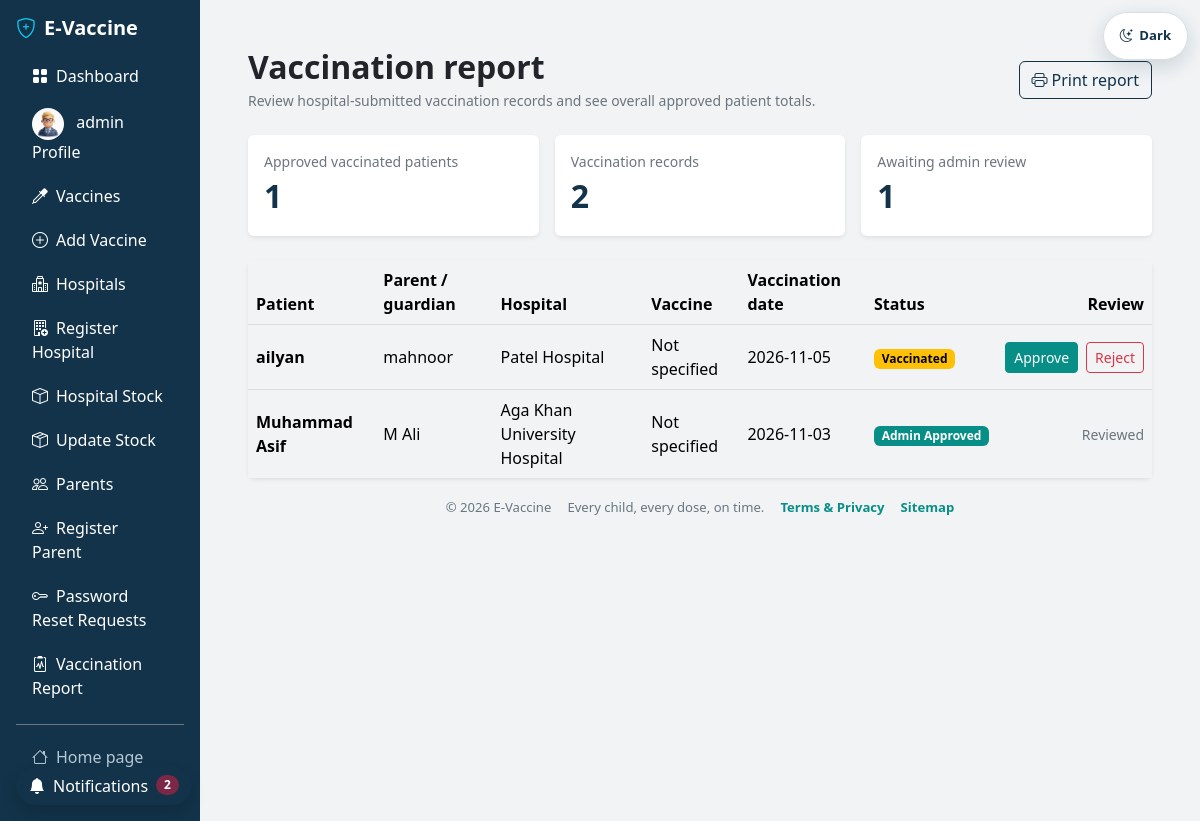
Screenshot of /admin/vaccination_report.php (signed in) with the database file from the repository.
### tables this page shows
CREATE TABLE `bookings` (
  `id` int(11) NOT NULL,
  `hospital_name` varchar(255) NOT NULL,
  `vaccination_status` varchar(50) DEFAULT 'Pending',
  `created_at` timestamp NOT NULL DEFAULT current_timestamp(),
  `parent_id` int(11) NOT NULL,
  `child_id` int(11) NOT NULL,
  `vaccination_date` date DEFAULT NULL,
  `vaccine_id` int(11) DEFAULT NULL
);

CREATE TABLE `children` (
  `id` int(11) NOT NULL,
  `parent_id` int(11) NOT NULL,
  `child_name` varchar(100) NOT NULL,
  `date_of_birth` date NOT NULL,
  `gender` enum('Male','Female') NOT NULL,
  `allergies` varchar(100) DEFAULT NULL,
  `created_at` timestamp NOT NULL DEFAULT current_timestamp(),
  `vaccination_date` date DEFAULT NULL,
  `last_vaccine` varchar(100) DEFAULT NULL
);

CREATE TABLE `parents` (
  `id` int(11) NOT NULL,
  `name` varchar(100) NOT NULL,
  `Relation_with_child` varchar(50) NOT NULL,
  `Phone_no` varchar(15) NOT NULL,
  `email` varchar(100) NOT NULL,
  `CNIC` varchar(13) NOT NULL,
  `Hashed_password` varchar(255) NOT NULL,
  `City` varchar(50) NOT NULL,
  `address` text NOT NULL,
  `created_at` timestamp NOT NULL DEFAULT current_timestamp(),
  `profile_image` varchar(255) DEFAULT NULL
);

### config.php (called while the page is built, shortened)
<?php
function e($value) {
    return htmlspecialchars((string)$value, ENT_QUOTES, 'UTF-8');
}
?>

### admin/vaccination_report.php (the view, shortened to what this page needs)
<?php
require_once __DIR__ . '/../includes/notifications.php';
$metricsResult = mysqli_query(
    $connect,
    "SELECT
        COUNT(*) AS vaccination_records,
        COUNT(DISTINCT CASE WHEN vaccination_status = 'Admin Approved' THEN child_id END) AS approved_patients,
        SUM(vaccination_status = 'Vaccinated') AS pending_review
     FROM bookings
     WHERE vaccination_status IN ('Vaccinated', 'Admin Approved', 'Admin Rejected')"
);
if (!$metricsResult) {
    error_log('E-Vaccine admin vaccination report totals failed: ' . mysqli_error($connect));
    $reportMetrics = ['vaccination_records' => 0, 'approved_patients' => 0, 'pending_review' => 0];
} else {
    $reportMetrics = mysqli_fetch_assoc($metricsResult);
}
$records = mysqli_query(
    $connect,
    "SELECT b.id, b.hospital_name, b.vaccination_status, b.vaccination_date, b.created_at,
            v.Vaccine_Name AS vaccine_name,
            c.child_name, p.name AS parent_name
     FROM bookings b
     LEFT JOIN children c ON c.id = b.child_id
     LEFT JOIN parents p ON p.id = b.parent_id
     LEFT JOIN vaccines v ON v.Vaccine_ID = b.vaccine_id
     WHERE b.vaccination_status IN ('Vaccinated', 'Admin Approved', 'Admin Rejected')
     ORDER BY b.created_at DESC"
);
$active = 'vaccination_report';
include __DIR__ . '/layout_top.php';
?>
<div class="d-flex flex-wrap justify-content-between align-items-center gap-3 mb-4">
    <div>
        <h2 class="fw-bold text-dark mb-1">Vaccination report</h2>
        <p class="text-secondary small mb-0">Review hospital-submitted vaccination records and see overall approved patient totals.</p>
    </div>
    <button type="button" class="btn btn-outline-primary" onclick="window.print()"><i class="bi bi-printer me-1"></i>Print report</button>
</div>
<div class="row g-3 mb-4">
    <div class="col-md-4"><div class="card border-0 shadow-sm h-100"><div class="card-body"><div class="text-secondary small">Approved vaccinated patients</div><div class="fs-2 fw-bold"><?= (int)$reportMetrics['approved_patients'] ?></div></div></div></div>
    <div class="col-md-4"><div class="card border-0 shadow-sm h-100"><div class="card-body"><div class="text-secondary small">Vaccination records</div><div class="fs-2 fw-bold"><?= (int)$reportMetrics['vaccination_records'] ?></div></div></div></div>
    <div class="col-md-4"><div class="card border-0 shadow-sm h-100"><div class="card-body"><div class="text-secondary small">Awaiting admin review</div><div class="fs-2 fw-bold"><?= (int)$reportMetrics['pending_review'] ?></div></div></div></div>
</div>
<div class="card border-0 shadow-sm">
    <div class="card-body p-0">
        <div class="table-responsive">
            <table class="table table-hover align-middle mb-0">
                <thead><tr><th>Patient</th><th>Parent / guardian</th><th>Hospital</th><th>Vaccine</th><th>Vaccination date</th><th>Status</th><th class="text-end">Review</th></tr></thead>
                <tbody>
                    <?php if ($records && mysqli_num_rows($records) > 0): ?>
                        <?php while ($record = mysqli_fetch_assoc($records)): ?>
                            <?php
                            $statusClass = 'warning';
                            if ($record['vaccination_status'] === 'Admin Approved') {
                                $statusClass = 'success';
                            } elseif ($record['vaccination_status'] === 'Admin Rejected') {
                                $statusClass = 'danger';
                            }
                            $vaccinationDate = $record['vaccination_date'];
                            ?>
                            <tr>
                                <th scope="row"><?= e($record['child_name'] ?? 'Patient not found') ?></th>
                                <td><?= e($record['parent_name'] ?? 'Not available') ?></td>
                                <td><?= e($record['hospital_name']) ?></td>
                                <td><?= e($record['vaccine_name'] ?? 'Not specified') ?></td>
                                <td><?= e($vaccinationDate) ?></td>
                                <td><span class="badge text-bg-<?= $statusClass ?>"><?= e($record['vaccination_status']) ?></span></td>
                                <td class="text-end">
                                    <?php if ($record['vaccination_status'] === 'Vaccinated'): ?>
                                        <form method="post" class="d-inline-flex gap-2">
                                            <button class="btn btn-sm btn-success" name="decision" value="Admin Approved">Approve</button>
                                            <button class="btn btn-sm btn-outline-danger" name="decision" value="Admin Rejected">Reject</button>
                                        </form>
                                    <?php else: ?>
                                        <span class="text-secondary small">Reviewed</span>
                                    <?php endif; ?>
                                </td>
                            </tr>
                        <?php endwhile; ?>
                    <?php elseif ($records): ?>
                        <tr><td colspan="7" class="text-center text-secondary py-4">No vaccination records are available yet.</td></tr>
                    <?php else: ?>
                        <tr><td colspan="7" class="text-center text-danger py-4">The vaccination report could not be loaded.</td></tr>
                    <?php endif; ?>
                </tbody>
            </table>
        </div>
    </div>
</div>
<?php include __DIR__ . '/layout_bottom.php'; ?>

### admin/sidebar.php (shortened to what this page needs)
<?php
require_once __DIR__ . '/../config.php';
$adminProfileImage = '';
$result = mysqli_query($connect, "SELECT profile_image FROM admin_accounts WHERE id = 1 LIMIT 1");
if ($result && $row = mysqli_fetch_assoc($result)) {
    if (!empty($row['profile_image'])) {
        $adminProfileImage = '../' . $row['profile_image'];
    }
}
?>
<aside class="admin-sidebar col-12 col-md-3 col-lg-2 bg-dark text-white p-3 d-flex flex-column">
    <div class="d-flex align-items-center justify-content-between mb-3">
        <h5 class="fw-bold mb-0">
            <i class="bi bi-shield-plus text-info me-2"></i>E-Vaccine
        </h5>
    </div>
    <div class="collapse d-md-flex flex-column flex-grow-1" id="adminSidebarMenu">
        <ul class="nav flex-column gap-1 flex-grow-1">
            <li class="nav-item">
                <a href="admin.php" class="nav-link text-white rounded <?= ($active == 'dashboard') ? 'active bg-primary' : '' ?>">
                    <i class="bi bi-grid-fill me-2"></i>Dashboard
                </a>
            </li>
            <li class="nav-item">
                <a href="profile.php" class="nav-link text-white rounded <?= ($active == 'profile') ? 'active bg-primary' : '' ?>">
                     <?php if (!empty($adminProfileImage)): ?>
                <img src="<?= $adminProfileImage ?>" class="rounded-circle me-2" width="32" height="32">
            <?php else: ?>
                <i class="bi bi-person-fill-gear text-primary me-2 fs-5"></i>
            <?php endif; ?>
           <?= $_SESSION['admin'] ?? 'Admin' ?> Profile
                </a>
            </li>
            <li class="nav-item">
                <a href="vaccines.php" class="nav-link text-white rounded <?= ($active == 'vaccines') ? 'active bg-primary' : '' ?>">
                    <i class="bi bi-eyedropper me-2"></i>Vaccines
                </a>
            </li>
            <li class="nav-item">
                <a href="adminvaccineadd.php" class="nav-link text-white rounded <?= ($active == 'vaccine_add') ? 'active bg-primary' : '' ?>">
                    <i class="bi bi-plus-circle me-2"></i>Add Vaccine
                </a>
            </li>
            <li class="nav-item">
                <a href="hospitalUpdate.php" class="nav-link text-white rounded <?= ($active == 'hospitals') ? 'active bg-primary' : '' ?>">
                    <i class="bi bi-hospital me-2"></i>Hospitals
                </a>
            </li>
            <li class="nav-item">
                <a href="admin-hospital_register.php" class="nav-link text-white rounded <?= ($active == 'hospital_add') ? 'active bg-primary' : '' ?>">
                    <i class="bi bi-building-add me-2"></i>Register Hospital
                </a>
            </li>
            <li class="nav-item">
                <a href="vaccine_stock_view.php" class="nav-link text-white rounded <?= ($active == 'stock_view') ? 'active bg-primary' : '' ?>">
                    <i class="bi bi-box me-2"></i>Hospital Stock
                </a>
            </li>
            <li class="nav-item">
                <a href="admin_vaccine_stock.php" class="nav-link text-white rounded <?= ($active == 'stock_update') ? 'active bg-primary' : '' ?>">
                    <i class="bi bi-box-seam me-2"></i>Update Stock
                </a>
            </li>
            <li class="nav-item">
                <a href="parentsUpdate.php" class="nav-link text-white rounded <?= ($active == 'parents') ? 'active bg-primary' : '' ?>">
                    <i class="bi bi-people me-2"></i>Parents
                </a>
            </li>
            <li class="nav-item">
                <a href="adminParentRegistration.php" class="nav-link text-white rounded <?= ($active == 'parent_add') ? 'active bg-primary' : '' ?>">
                    <i class="bi bi-person-plus me-2"></i>Register Parent
                </a>
            </li>
            <li class="nav-item">
                <a href="password-reset-requests.php" class="nav-link text-white rounded <?= ($active == 'password_resets') ? 'active bg-primary' : '' ?>">
                    <i class="bi bi-key me-2"></i>Password Reset Requests
                </a>
            </li>
            <li class="nav-item">
                <a href="vaccination_report.php" class="nav-link text-white rounded <?= ($active == 'vaccination_report') ? 'active bg-primary' : '' ?>">
                    <i class="bi bi-clipboard2-pulse me-2"></i>Vaccination Report
                </a>
            </li>
        </ul>
        <div class="border-top border-secondary pt-3 mt-3">
            <a href="../index.php" class="nav-link text-secondary px-3 py-1">
                <i class="bi bi-house me-2"></i>Home page
            </a>
            <a href="admin_logout.php" class="nav-link text-danger px-3 py-1">
            </a>
        </div>
    </div>
</aside>

### includes/theme.css (style rules this page uses)
:root { --evax-navy: #12334a; --evax-teal: #078f87; --evax-wine: #7a2846; --evax-light-grey: #f1f3f5; --evax-white: #ffffff; --evax-muted: #687782; --evax-border: #d7dfe4; --bs-primary: var(--evax-navy); --bs-primary-rgb: 18, 51, 74; --bs-success: var(--evax-teal); --bs-success-rgb: 7, 143, 135; --bs-danger: var(--evax-wine); --bs-danger-rgb: 122, 40, 70; --bs-body-bg: var(--evax-light-grey); --bs-body-color: var(--evax-navy); --bs-secondary-color: var(--evax-muted); --bs-border-color: var(--evax-border); --bs-link-color: var(--evax-teal); --bs-link-hover-color: var(--evax-wine); }
* { scrollbar-color: var(--evax-muted) var(--evax-light-grey); }
body { background-color: var(--evax-light-grey) !important; color: var(--bs-body-color) !important; font-family: "Segoe UI", Arial, sans-serif !important; }
html { background-color: var(--evax-light-grey); }
.bg-dark .text-secondary, .bg-dark .nav-link.text-secondary { color: #b6c8d3 !important; }
.bg-light, .bg-body-tertiary { background-color: var(--evax-light-grey) !important; }
.bg-white, .card, .surface-card, form.bg-white, .report-sheet, .portal-card, .overview-box, .dashboard-card { color: var(--bs-body-color); background-color: var(--evax-white) !important; }
.navbar.bg-primary, .navbar-dark.bg-primary, .sidebar, .admin-sidebar, .bg-dark { background-color: #12334a !important; }
.btn-success { --bs-btn-bg: #078f87; --bs-btn-border-color: #078f87; --bs-btn-hover-bg: #06776f; --bs-btn-hover-border-color: #06776f; --bs-btn-active-bg: #06776f; --bs-btn-active-border-color: #06776f; }
.btn-outline-primary { --bs-btn-color: #12334a; --bs-btn-border-color: #12334a; --bs-btn-hover-bg: #12334a; --bs-btn-hover-border-color: #12334a; --bs-btn-active-bg: #12334a; --bs-btn-active-border-color: #12334a; }
.text-danger { color: #7a2846 !important; }
.bg-primary { background-color: #12334a !important; }
.card, .surface-card, .report-sheet, .portal-card, .overview-box, .dashboard-card { border-color: var(--evax-border) !important; }

### admin/layout_top.php (style rules this page uses)
@media (min-width: 768px) { .admin-sidebar { min-height: 100vh; } }

### rows the page displays
bookings: child.child_name "ailyan", parent.name "mahnoor", hospital_name "Patel Hospital", vaccine_name "Not specified", vaccination_date "2026-11-05", vaccination_status "Vaccinated"
bookings: child.child_name "Muhammad Asif", parent.name "M Ali", hospital_name "Aga Khan University Hospital", vaccine_name "Not specified", vaccination_date "2026-11-03", vaccination_status "Admin Approved", shows "Reviewed"

### other values shown
$_SESSION['admin'] "admin"
$reportMetrics['approved_patients'] "1"
$reportMetrics['vaccination_records'] "2"
$reportMetrics['pending_review'] "1"
$unreadCount "2"
